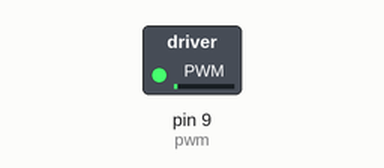
Recording of a sketch running on a simulated Arduino Pro Mini, built with avr-gcc and run on an emulated ATmega328P. On the bench: switched loads named in the sketch (green lamp = pin HIGH).

Above: at 0.05 s.
At 1.95 s:
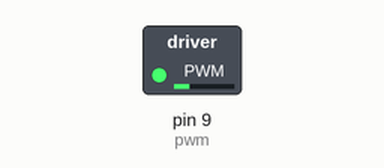
At 3.85 s:
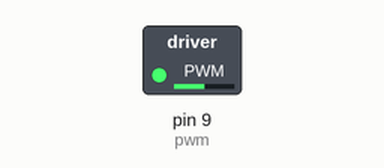
At 7.65 s:
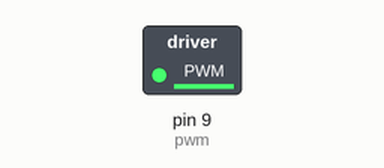
Timing chart, 0 to 10.0 s (numbered marks = the images above):
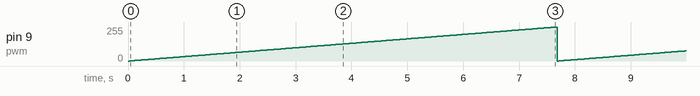

The sketch:

Transistor.ino
```cpp
//Info diver
//http://papcodientu.com/store/motor-driver-tb6612.html
//Info PWM
//https://www.arduino.cc/en/Tutorial/PWM

//Set board to: arduino pro or pro mini 5V

int pwm = 9;


void setup() {
  // initialize the digital pin as an output.
  pinMode(pwm, OUTPUT);
}

void loop() {


  //Acceleration
  for(int i=0;i<256;i++) {
    analogWrite(pwm,i);
    delay(30);
  }


}
```

Measured:
- by itself, pin 9 (pwm): ramps from 0/255 to 255/255 and jumps back, once every 7.7 s
